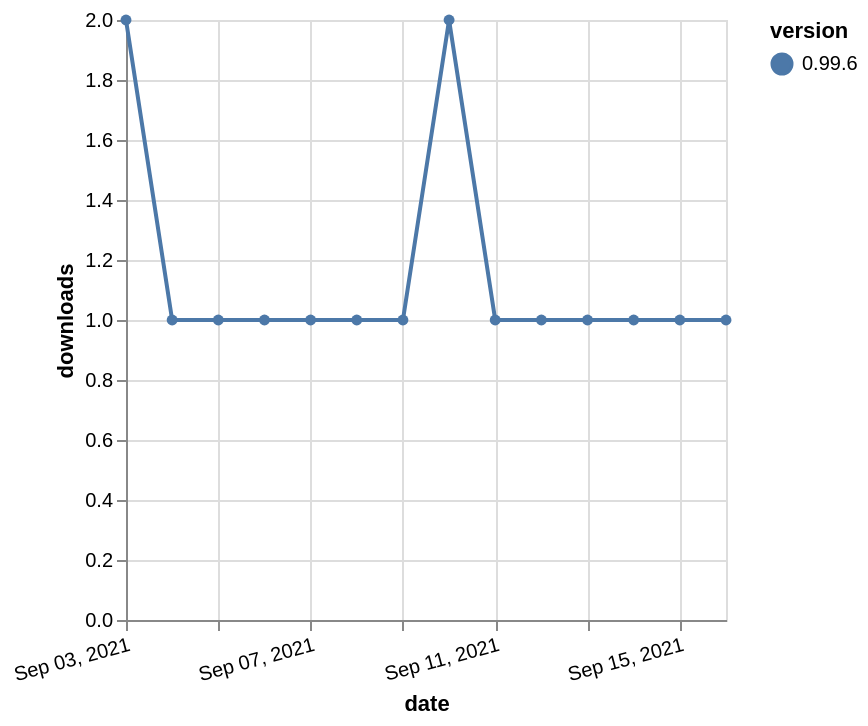

Describe this chart as a Vega-Lite specification.
### Vega-Lite specification from a JSON file in a GitHub repository (floating-point values rounded to 4 significant figures)
{"$schema": "https://vega.github.io/schema/vega-lite/v5.json", "description": "A simple bar chart with embedded data.", "data": {"values": [{"date": "2021-09-03", "total": 118, "delta": 2, "version": "0.99.6"}, {"date": "2021-09-04", "total": 119, "delta": 1, "version": "0.99.6"}, {"date": "2021-09-05", "total": 120, "delta": 1, "version": "0.99.6"}, {"date": "2021-09-06", "total": 121, "delta": 1, "version": "0.99.6"}, {"date": "2021-09-07", "total": 122, "delta": 1, "version": "0.99.6"}, {"date": "2021-09-08", "total": 123, "delta": 1, "version": "0.99.6"}, {"date": "2021-09-09", "total": 124, "delta": 1, "version": "0.99.6"}, {"date": "2021-09-10", "total": 126, "delta": 2, "version": "0.99.6"}, {"date": "2021-09-11", "total": 127, "delta": 1, "version": "0.99.6"}, {"date": "2021-09-12", "total": 128, "delta": 1, "version": "0.99.6"}, {"date": "2021-09-13", "total": 129, "delta": 1, "version": "0.99.6"}, {"date": "2021-09-14", "total": 130, "delta": 1, "version": "0.99.6"}, {"date": "2021-09-15", "total": 131, "delta": 1, "version": "0.99.6"}, {"date": "2021-09-16", "total": 132, "delta": 1, "version": "0.99.6"}]}, "width": "container", "mark": {"type": "line", "point": {"filled": true}}, "encoding": {"x": {"field": "date", "type": "temporal", "timeUnit": "yearmonthdate", "title": "date", "axis": {"labelAngle": -15}}, "y": {"field": "delta", "type": "quantitative", "title": "downloads"}, "color": {"field": "version", "type": "nominal"}, "tooltip": {"field": "delta"}}}
